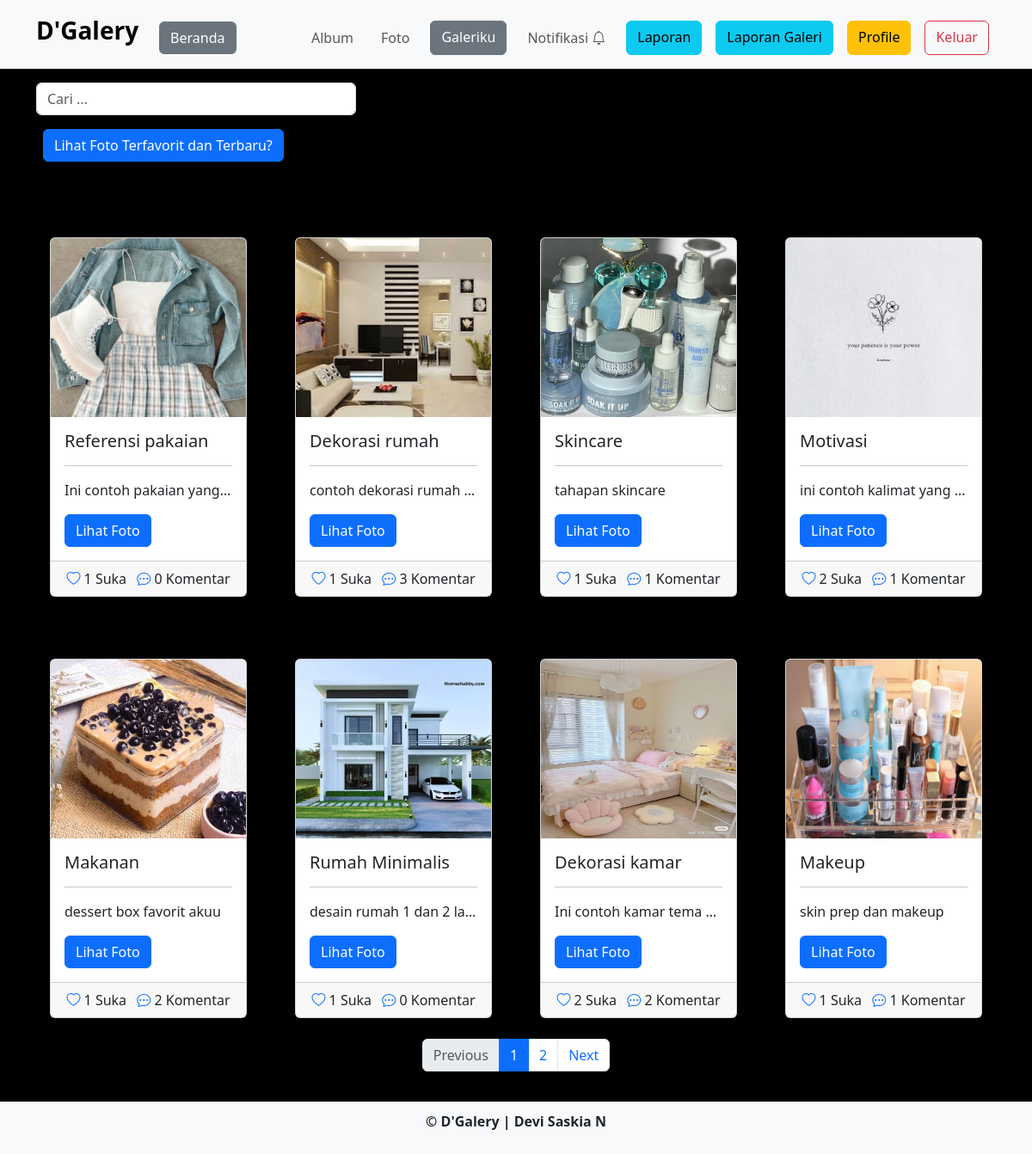
/akun/index.php (signed in), run on the app's committed database.
### tables this page shows
CREATE TABLE `foto` (
  `foto_id` int(11) NOT NULL,
  `judul_foto` varchar(255) NOT NULL,
  `deskripsi_foto` text NOT NULL,
  `tanggal_unggah` date NOT NULL,
  `lokasi_file` varchar(255) NOT NULL,
  `album_id` int(11) NOT NULL,
  `user_id` int(11) NOT NULL
);

### akun/index.php (the view, shortened to what this page needs)
<?php
include '../c/koneksi.php';
$user_id = $_SESSION['user_id'];
$foto_per_page = 8;
$page = isset($_GET['page']) ? (int)$_GET['page'] : 1;
$start = ($page - 1) * $foto_per_page;
$total_foto_query = mysqli_query($koneksi, "SELECT COUNT(*) as total FROM foto");
$total_foto_result = mysqli_fetch_assoc($total_foto_query);
$total_foto = $total_foto_result['total'];
$total_pages = ceil($total_foto / $foto_per_page);
?>
<!DOCTYPE html>
<html lang="en">
<head>
    <link rel="stylesheet" href="../assets/css/bootstrap.min.css">
    <link href="https://cdn.jsdelivr.net/npm/bootstrap-icons/font/bootstrap-icons.css" rel="stylesheet">
    <link rel="stylesheet" href="https://cdnjs.cloudflare.com/ajax/libs/font-awesome/6.7.2/css/all.min.css" />
</head>
<body class="bg-black">
    <nav class="navbar navbar-expand-lg bg-body-tertiary">
        <div class="container">
            <a class="navbar-brand" href="index.php">
                <h3><strong>D'Galery</strong></h3>
            </a>
            <div class="collapse navbar-collapse mt-2" id="navbarNavAltMarkup">
                <div class="navbar-nav me-auto">
                    <a href="index.php" class="btn btn-secondary m-2">Beranda</a>
                </div>
                <div class="navbar-nav ms-auto">
                    <a href="album.php" class="nav-link m-2">Album</a>
                    <a href="foto.php" class="nav-link m-2">Foto</a>
                    <a href="galeri.php" class="btn btn-secondary m-2">Galeriku</a>
                    <a href="notifikasi.php" class="nav-link m-2 position-relative">
                        Notifikasi <i class="bi bi-bell"></i>
                    </a>
                    <a href="laporan.php" class="btn btn-info m-2">Laporan</a>
                    <a href="data_laporan.php" class="btn btn-info m-2">Laporan Galeri</a>
                    <a href="profile.php" class="btn btn-warning m-2">Profile</a>
                    <a href="../c/aksi_logout.php" class="btn btn-outline-danger m-2">Keluar</a>
                </div>
            </div>
        </div>
    </nav>
    <div class="container mt-3 mb-5">
        <div class="col-4 mb-2">
            <div class="input-group mb-2">
                <input type="text" id="searchInput" class="form-control" placeholder="Cari ...">
            </div>
            <a href="lihat.php" class="btn btn-primary m-2">Lihat Foto Terfavorit dan Terbaru?</a>
        </div>
        <div class="row">
            <?php
            $devi_query_foto = mysqli_query($koneksi, "SELECT * FROM foto
                                            JOIN users ON foto.user_id=users.user_id
                                            JOIN album ON foto.album_id=album.album_id LIMIT $start, $foto_per_page ");
            while ($data = mysqli_fetch_array($devi_query_foto)) {
                ?>
                <div class="col-md-3 mt-5">
                    <a href="" type="button" data-bs-toggle="modal"
                        data-bs-target="#komentar<?php echo $data['foto_id'] ?>">
                        <div class="card mx-3">
                            <img style="height : 13rem;" src="../assets/img/<?php echo $data['lokasi_file'] ?>"
                                class="card-img-top" alt="" title="<?php echo $data['judul_foto'] ?>">
                    </a>
                    <div class="card-body">
                        <h5 class="card-title truncate"><?php echo $data['judul_foto'] ?></h5>
                        <hr>
                        <p class="card-text truncate"><?php echo $data['deskripsi_foto'] ?> </p>
                        <a href="foto_detail.php?foto_id=<?php echo $data['foto_id']; ?>" class="btn btn-primary">Lihat
                            Foto</a>
                    </div>
                    <div class="card-footer text-center">
                        <?php
                        $foto_id = $data['foto_id'];
                        $devi_like_count = mysqli_query($koneksi, "SELECT COUNT(*) as like_count FROM like_foto WHERE foto_id='$foto_id'");
                        $like_count = mysqli_fetch_array($devi_like_count)['like_count'];
                        $devi_ceksuka = mysqli_query($koneksi, "SELECT * FROM like_foto WHERE foto_id='$foto_id' AND user_id='$user_id' ");
                        if (mysqli_num_rows($devi_ceksuka) == 0) { ?>
                            <a href="../c/aksi_like.php?foto_id=<?php echo $data['foto_id']; ?>" type="submit"
                                name="batal_suka"><i class="bi bi-heart"></i></a>
                        <?php } else { ?>
                            <a href="../c/aksi_like.php?foto_id=<?php echo $data['foto_id']; ?>" type="submit" name="suka"><i
                                    class="bi bi-heart-fill"></i></a>
                        <?php }
                        echo $like_count . ' Suka';
                        ?>
                        <a href="" type="button" data-bs-toggle="modal"
                            data-bs-target="#komentar<?php echo $data['foto_id'] ?>">
                            <i class="bi bi-chat-dots ms-2"></i></a>
                        <?php
                        $devi_jumlahkomen = mysqli_query($koneksi, "SELECT * FROM komentar_foto WHERE foto_id='$foto_id'");
                        echo mysqli_num_rows($devi_jumlahkomen) . ' Komentar';
                        ?> <br>
                    </div>
                </div>
            </div>
        <?php } ?>
        <div class="d-flex justify-content-center mt-4">
            <ul class="pagination mb-5">
                <?php if ($page > 1): ?>
                    <li class="page-item ">
                        <a class="page-link" href="?page=<?php echo $page - 1; ?>">Previous</a>
                    </li>
                <?php else: ?>
                    <li class="page-item disabled">
                        <span class="page-link">Previous</span>
                    </li>
                <?php endif; ?>
                <?php for ($i = 1; $i <= $total_pages; $i++): ?>
                    <li class="page-item <?php echo ($i == $page) ? 'active' : ''; ?>">
                        <a class="page-link" href="?page=<?php echo $i; ?>"><?php echo $i; ?></a>
                    </li>
                <?php endfor; ?>
                <?php if ($page < $total_pages): ?>
                    <li class="page-item">
                        <a class="page-link" href="?page=<?php echo $page + 1; ?>">Next</a>
                    </li>
                <?php else: ?>
                    <li class="page-item disabled">
                        <span class="page-link">Next</span>
                    </li>
                <?php endif; ?>
            </ul>
        </div>
    <footer class="bg-light d-flex justify-content-center border-top mt-3 br-light fixed-bottom">
        <p><strong>&copy; D'Galery | Devi Saskia N</strong></p>
    </footer>
    <link rel="stylesheet" href="../assets/css/bootstrap.min.css">
</body>
</html>

### akun/index.php (style rules this page uses)
footer { background-color: #f8f9fa; text-align: center; padding: 10px 0; border-top: 1px solid #ddd; }
.position-relative { position: relative; }
.truncate { white-space: nowrap; overflow: hidden; text-overflow: ellipsis; }

### data on the page
foto: lokasi_file (picture), judul_foto "Referensi pakaian", deskripsi_foto "Ini contoh pakaian yang…", like_count "1", mysqli_num_rows($devi_jumlahkomen) "0"
foto: lokasi_file (picture), judul_foto "Dekorasi rumah", deskripsi_foto "contoh dekorasi rumah…", like_count "1", mysqli_num_rows($devi_jumlahkomen) "3"
foto: lokasi_file (picture), judul_foto "Skincare", deskripsi_foto "tahapan skincare", like_count "1", mysqli_num_rows($devi_jumlahkomen) "1"
foto: lokasi_file (picture), judul_foto "Motivasi", deskripsi_foto "ini contoh kalimat yang…", like_count "2", mysqli_num_rows($devi_jumlahkomen) "1"
foto: lokasi_file (picture), judul_foto "Makanan", deskripsi_foto "dessert box favorit akuu", like_count "1", mysqli_num_rows($devi_jumlahkomen) "2"
foto: lokasi_file (picture), judul_foto "Rumah Minimalis", deskripsi_foto "desain rumah 1 dan 2 la…", like_count "1", mysqli_num_rows($devi_jumlahkomen) "0"
foto: lokasi_file (picture), judul_foto "Dekorasi kamar", deskripsi_foto "Ini contoh kamar tema…", like_count "2", mysqli_num_rows($devi_jumlahkomen) "2"
foto: lokasi_file (picture), judul_foto "Makeup", deskripsi_foto "skin prep dan makeup", like_count "1", mysqli_num_rows($devi_jumlahkomen) "1"
